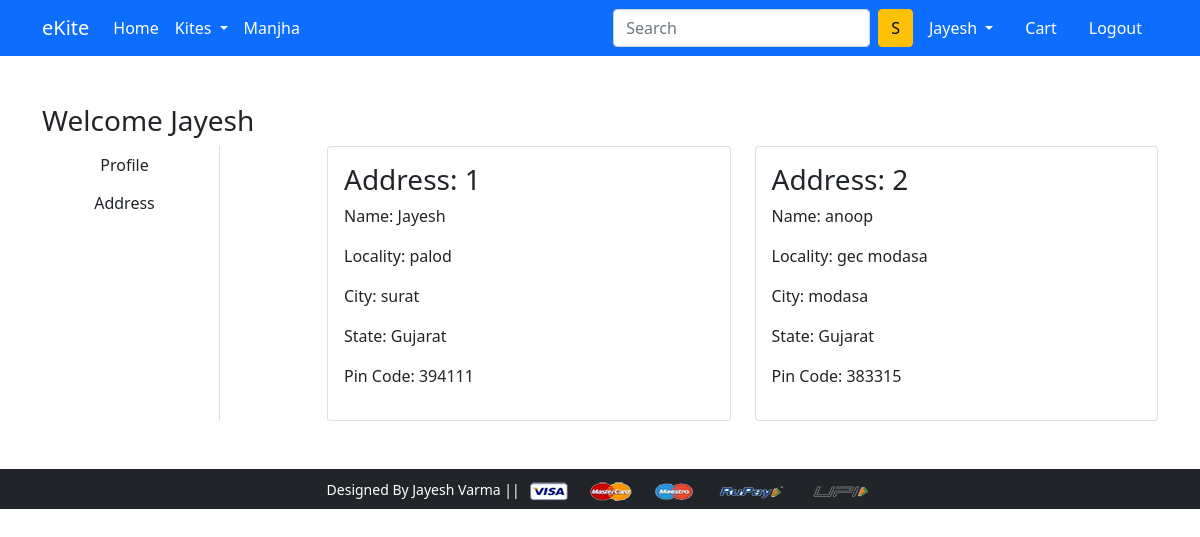
The app's page /address/ (signed in) with its own data.
### app/models.py (models this page shows, shortened)
class Customer(models.Model):
 user = models.ForeignKey(User, on_delete=models.CASCADE)
 name = models.CharField(max_length=200)
 locality = models.CharField(max_length=200)
 city = models.CharField(max_length=50)
 zipcode = models.IntegerField()
 state = models.CharField(choices=STATE_CHOICES, max_length=50)

### app/views.py (the view)
# urls.py: path('address/', views.address, name='address'),
@login_required
def address(request):
 add = Customer.objects.filter(user=request.user)
 return render(request, 'app/address.html',{'add':add})

### app/templates/app/address.html (shortened to what this page needs)
{% extends 'app/base.html' %}
{% load static %}
{% block main-content %}
<div class="container my-5">
 <div class="row">
 <h3>Welcome <span class="text-capitalize">{{request.user}}</span></h3>
  <div class="col-sm-2 border-end">
   <ul class="list-unstyled">
    <li class="d-grid"><a href="{% url 'profile' %}" class="btn">Profile</a></li>
    <li class="d-grid"><a href="{% url 'address' %}" class="btn {{active}}">Address</a></li>
   </ul>
  </div>
  <div class="col-sm-9 offset-sm-1">
   <div class="row">
    {% for ad in add %}
     <div class="col-sm-6">
     <div class="card">
      <div class="card-body">
       <h3>Address: {{ forloop.counter }}</h3>
       <p>Name: {{ad.name}}</p>
       <p>Locality: {{ad.locality}}</p>
       <p>City: {{ad.city}}</p>
       <p>State: {{ad.state}}</p>
       <p>Pin Code: {{ad.zipcode}}</p>
      </div>
     </div>
    </div>
    {% endfor %}
   </div>
  </div>
 </div>
</div>
{% endblock main-content %}

### app/templates/app/base.html (shortened to what this page needs)
<!doctype html>
{% load static %}
<html lang="en">
  <head>
    <link href="https://cdn.jsdelivr.net/npm/bootstrap@5.0.0-beta1/dist/css/bootstrap.min.css" rel="stylesheet">
    <link rel="stylesheet" href="{% static 'app/css/owl.carousel.min.css' %}">
    <link rel="stylesheet" href="{% static 'app/css/all.min.css' %}">
    <link rel="stylesheet" href="{% static 'app/css/style.css' %}">
  </head>
  <body>
    <nav class="navbar navbar-expand-lg navbar-dark bg-primary">
     <div class="container">
       <a class="navbar-brand" href="/">eKite</a>
       <div class="collapse navbar-collapse" id="navbarSupportedContent">
         <ul class="navbar-nav me-auto mb-2 mb-lg-0">
           <li class="nav-item">
             <a class="nav-link active" aria-current="page" href="/">Home</a>
           </li>
           <li class="nav-item dropdown">
             <a class="nav-link dropdown-toggle text-white" href="#" id="kitesDropdown" role="button" data-bs-toggle="dropdown" aria-expanded="false">
               Kites
             </a>
           </li>
          <li class="nav-item">
             <a class="nav-link active" aria-current="page" href="{% url 'manjha' %}">Manjha</a>
          </li>
         </ul>
         <form class="d-flex">
           <input class="form-control me-2" type="search" placeholder="Search" aria-label="Search">
           <button class="btn btn-warning" type="submit">S</button>
         </form>
         <div>
          <ul class="navbar-nav me-auto mb-2 mb-lg-0">
          {% if request.user.is_authenticated %}
           <li class="nav-item dropdown mx-2">
              <a class="nav-link dropdown-toggle text-white" href="#" id="profileDropdown" role="button" data-bs-toggle="dropdown" aria-expanded="false">
                {{request.user.username|capfirst}}
              </a>
            </li>
            <li class="nav-item mx-2">
             <a href="{% url 'showcart' %}" class="nav-link text-white"> Cart </a>
            </li>
            <li class="nav-item mx-2">
              <a href="{% url 'logout' %}" class="nav-link text-white">Logout</a>
            </li>
            {% endif %}
          </ul>
         </div>
       </div>
     </div>
    </nav>
    {% block main-content %} {% endblock main-content %}
    <footer class="container-fluid bg-dark text-center p-2 mt-5">
        <small class="text-white">Designed By Jayesh Varma || </small>
        <img src="{% static 'app/images/payment.png' %}" alt="" srcset="" class="img-fluid" height="2px">
    </footer>
  </body>
</html>

### records on screen
Customer: name "Jayesh", locality "palod", city "surat", state "Gujarat", zipcode "394111"
Customer: name "anoop", locality "gec modasa", city "modasa", state "Gujarat", zipcode "383315"

### other values on screen
{{ request.user.username|capfirst }} "Jayesh"
{{ request.user }} "Jayesh"
